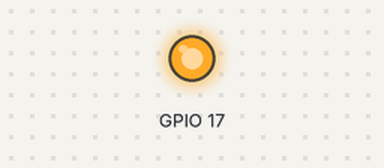
The program below on a simulated Raspberry Pi (BCM pin numbers), started with the argument 17. Shown: output pins drawn as LEDs (lit = HIGH). At 0.0 s the program stops and its outputs stay as they are.

Above: at 0.1 s.
Timing chart, 0 to 1.5 s (numbered marks = the images above):
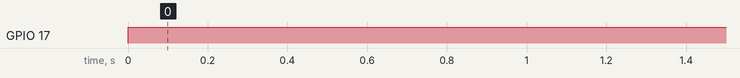

Measured:
- by itself, GPIO 17: LOW → HIGH at 0.00 s

The program:

led-on.py
```python
#!/usr/bin/python
# importeer argparse om commandline argumenten te lezen
import argparse
# importeer de GPIO bibliotheek.
import RPi.GPIO as GPIO

# help info
parser = argparse.ArgumentParser(description='Zet een lampje aan.')
parser.add_argument('pin', help='GPIO pin nummer', type=int)
args = parser.parse_args()

def main():
  ledpin = args.pin

  # Zet de pinmode op Broadcom SOC.
  GPIO.setmode(GPIO.BCM)
  # Zet waarschuwingen uit.
  GPIO.setwarnings(False)

  # Zet de GPIO pin als uitgang.
  GPIO.setup(ledpin, GPIO.OUT)

  # Zet de LED aan.
  GPIO.output(ledpin, GPIO.HIGH)

# run de main loop van het programma
if __name__ == "__main__":
   main()
```
